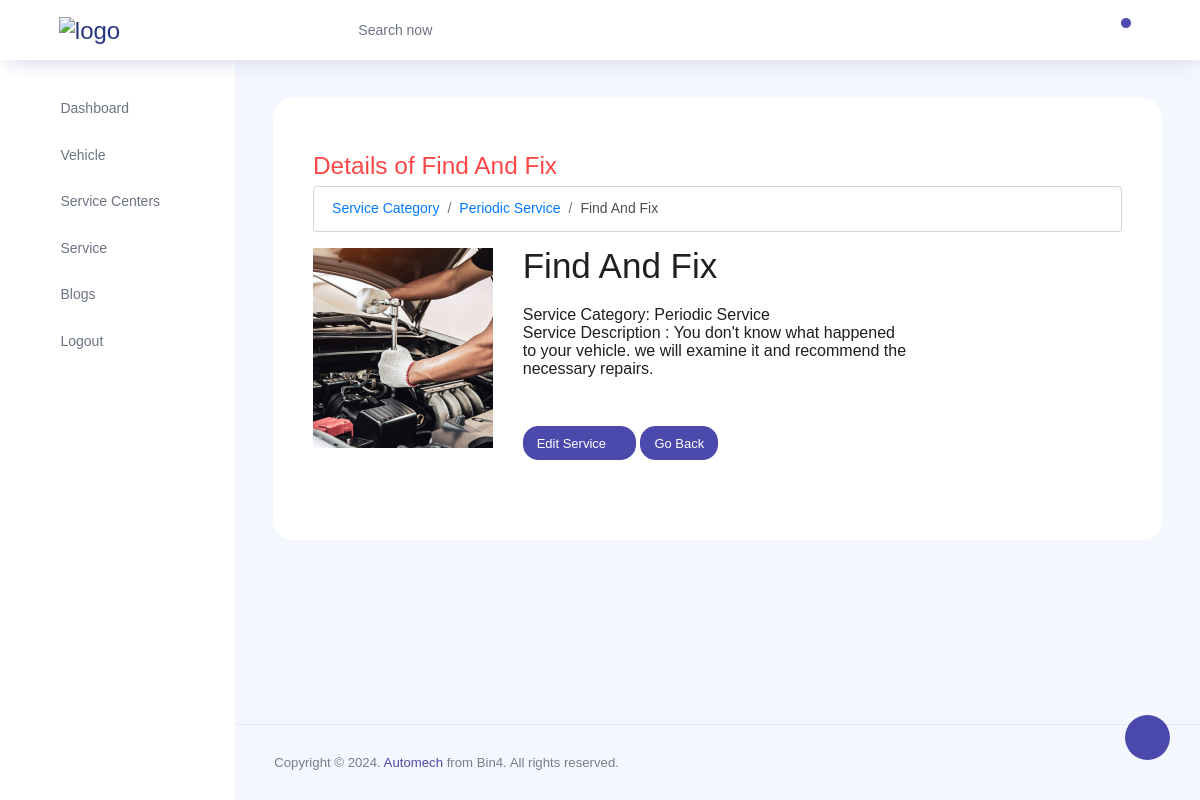
Screenshot of /customadmin/service/category/list/view/find-and-fix/ (signed in) with the database file from the repository.
### client/models.py (models this page shows, shortened)
class ServiceList(models.Model):
    service_name = models.CharField(max_length=255,unique=True)
    service_category = models.ForeignKey('ServiceCategory', on_delete=models.CASCADE)
    description = models.TextField(null=True, blank=True)
    service_Image = models.ImageField(upload_to='service_images/',blank=True, null=True)
    tasks = models.ManyToManyField(Task)
    slug = models.SlugField(unique=True, blank=True)
    def __str__(self):
        return self.service_name

class ServiceCategory(models.Model):
    category_name = models.CharField(max_length=100,unique=True)
    slug = models.SlugField(unique=True, blank=True)
    def __str__(self):
        return self.category_name

### client/admin_views.py (the view)
# urls.py: path('service/category/list/view/<slug:slug>/',views.service_category_view,name='service_edit'),
@staff_member_required
def service_category_view(request, slug=None):
    s_tasks = Task.objects.all()
    service = get_object_or_404(ServiceList, slug=slug)
    if request.method == 'POST':
        form = ServiceListForm(request.POST,request.FILES,instance = service)
        if form.is_valid():
            form.save()
    else:
        form = ServiceListForm(instance = service )
    context = {'service':service,'form': form,'s_tasks':s_tasks}
    return render(request, 'admin/serviceview.html', context)

### client/forms.py
class ServiceListForm(forms.ModelForm):
    class Meta:
        model = ServiceList
        fields = [ 'service_name','service_category','description' ,'service_Image','tasks']
        widgets = {
             'service_name': forms.TextInput(attrs={'placeholder': 'Enter the Service name','class': 'form-control'}),
             'service_category': forms.Select(attrs={'class': 'form-control'}),
             'description' : forms.TextInput(attrs={'class': 'form-control'}),
             'service_Image' : forms.ClearableFileInput(attrs={'accept': 'image/*','class': 'form-control file-upload-info'}),
             'tasks': forms.CheckboxSelectMultiple(),
        }

### client/models.py (called while the page is built)
    def __str__(self):
        return self.task_name

### templates/admin/serviceview.html (shortened to what this page needs)
{% extends 'admin/adminbase.html' %}
{%block content%}
{% load static %}
<div class="row">
<div class="col-md-12 grid-margin stretch-card ">
    <div class="card">
        <div class="card-body ">
            <div class="row mt-3">
                <div class="col-md-12 grid-margin stretch-card">
                    <div class="card  ">
                        <div class="card-body">
                          <h3 class="text-danger">Details of {{service}} </h3>
                          <nav aria-label="breadcrumb">
                            <ol class="breadcrumb">
                              <li class="breadcrumb-item"><a href="{%url 'service_category'%}">Service Category</a></li>
                              <li class="breadcrumb-item"><a href="{% url 'service_category_list' slug=service.service_category.slug %}">{{service.service_category}}</a></li>
                              <li class="breadcrumb-item active" aria-current="page">{{service}} </li>
                            </ol>
                          </nav>
                          <div class="row">
                            <div class="col-md-3">
                              <div>
                                <div class="image-model-container">
                                  {% if service.service_Image %}
                                    <img class="img-fluid zoom-modimage" src="{{ service.service_Image.url }}" alt="{{ service.service_name }} Image" style="max-width: 200px; max-height: 200px;">
                                  {% endif %}
                                </div>
                              </div>
                            </div>
                            <div class="col-md-6">
                              <div>
                                <h2>{{service}}</h2>
                                <div class=" mt-4">
                                  Service Category:
                                  {{service.service_category}}
                                  <BR>
                                  Service Description :
                                  {{service.description}}
                                  <div class="mt-5">
                                    <button type="button" class="btn btn-primary btn-sm" data-toggle="modal" data-target="#exampleModal">
                                      Edit Service  <i class="icon-circle-plus menu-icon">  </i>
                                    </button>
                                    <a href="{% url 'service_category_list' slug=service.service_category.slug %}" class="btn btn-primary btn-sm" >
                                      Go Back
                                    </a>
                                  </div>
                                </div>
                              </div>
                            </div>
                          </div>
                        </div>
                    </div>
                </div>
                </div>
              </div>
            </div>
    </div>
</div>
{%endblock%}

### static/admincustom.css (style rules this page uses)
.image-model-container { position: relative; overflow: hidden; }
.zoom-modimage { transition: transform 0.3s ease; }

### rows the page displays
ServiceList: service_name "Find And Fix", service_category "Periodic Service", service_Image (picture), description "You don't know what happened to your vehicle. we will examine it and recommend the necessary repairs."
